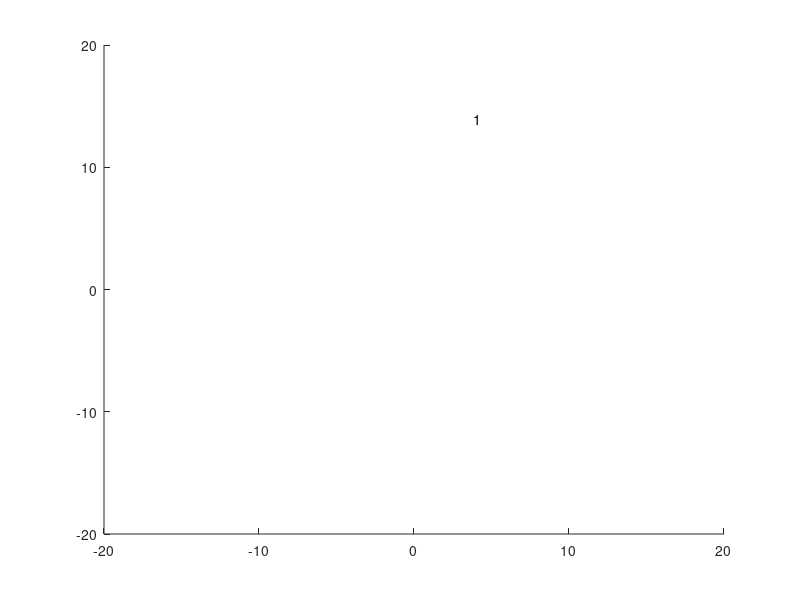

This figure's MATLAB source: (Note: this script raises an error after producing the figure.)
clc
clear all
close all

clc
animation_real_time = 20;
animation_time_step = 0.5;
%load formation which you want to create a mutant of
load formation_mutant101

formation_start_x = formation_x;
formation_start_y = formation_y;
clear formation_x;
clear formation_y;
m = figure
axis([-20 20 -20 20])
dot_count = length(formation_start_x)
for i = 1 : 1 : length(formation_start_x)
  text(formation_start_x(i),formation_start_y(i),num2str(i))
  genio(i).h = impoint(gca,formation_start_x(i),formation_start_y(i)); 
end

grid minor

prompt = 'End Shape is ready for animation(Y/N)? ';
str = input(prompt,'s')

%%

for i = 1 : 1 : length(formation_start_x)
 formation_new(i,:) = getPosition(genio(i).h);
end
formation_new_x = formation_new(:,1)';
formation_new_y = formation_new(:,2)';

time_array = 0 : animation_time_step : animation_real_time;
for k = 1 : 1 : length(time_array)
  formation_animation{k}.formation_start_x = (formation_new_x - formation_start_x) / length(time_array) * k + formation_start_x;
  formation_animation{k}.formation_start_y = (formation_new_y - formation_start_y) / length(time_array) * k + formation_start_y;
end


figure
title('real time animation')
for l = 1 : 1 : size(formation_animation,2)
  plot(formation_animation{1,l}.formation_start_x, formation_animation{1,l}.formation_start_y)
  pause(0.5)
end

